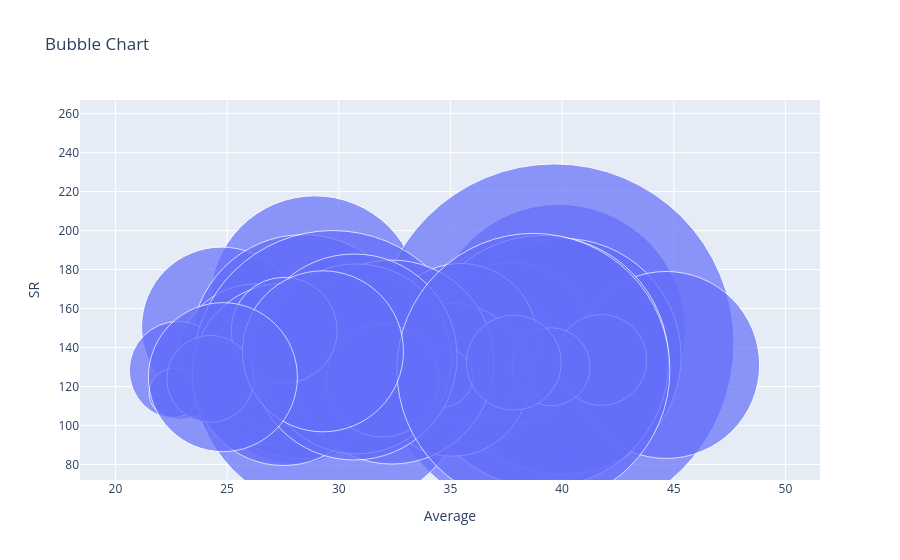

The code cell stored with this chart in its notebook:
### Markdown cell above
## Bubble Plot

### Code cell
top50=ipl.groupby('batter')['batsman_runs'].sum().sort_values(ascending=False).head(50).index.to_list()

new_ipl=new_ipl[new_ipl['batsman_runs']==6]
six=new_ipl.groupby('batter')['batsman_runs'].count().reset_index()
x=avg.merge(six,on='batter')

trace=go.Scatter(x=x['avg'],y=x['batsman_runs_x'],mode='markers',marker={'size':x['batsman_runs_y']})
data=[trace]

layout=go.Layout(title='Bubble Chart',
                 xaxis={'title':'Average'},
                 yaxis={'title':'SR'})
fig=go.Figure(data,layout)
fig.show()

### Figure 1 — Plotly figure (JSON) as saved in the notebook; plotly's stock layout.template omitted (floating-point values rounded to 4 significant figures)
{"data": [{"marker": {"size": [253, 209, 78, 103, 173, 130, 359, 134, 236, 117, 166, 59, 160, 137, 119, 161, 44, 224, 161, 187, 64, 91, 98, 111, 252, 132, 49, 123, 28, 107, 84, 91, 281, 154, 182, 153, 130, 78, 204, 60, 29, 190, 113, 206, 95, 273, 106, 87, 161, 149]}, "mode": "markers", "type": "scatter", "x": [39.85, 28.93, 24.9, 30.14, 28.05, 27.71, 39.66, 35.66, 40.04, 28.39, 35.99, 31.01, 24.75, 28.47, 28.43, 37.72, 28.55, 28.4, 26.32, 44.66, 35.53, 25.93, 22.81, 29.02, 39.13, 28.34, 22.6, 30.98, 28.23, 27.4, 26.94, 41.75, 29.73, 35.45, 27.52, 35.07, 31.81, 39.51, 32.37, 34.65, 33.83, 30.79, 31.95, 30.69, 37.84, 38.71, 27.56, 24.25, 29.29, 24.81], "y": [148.6, 164.2, 123.3, 120.3, 124.6, 126.8, 142.1, 134.7, 135.4, 132.3, 133.1, 119.7, 150.5, 139.7, 132.8, 142.2, 105.9, 140.5, 131.4, 131.1, 123.0, 118.6, 128.3, 117.4, 132.8, 130.8, 116.6, 131.1, 113.3, 124.4, 135.5, 133.6, 127.9, 143.6, 126.2, 123.5, 142.5, 130.1, 132.5, 124.8, 114.2, 134.2, 123.0, 135.1, 132.2, 128.5, 148.8, 123.9, 138.0, 124.8]}], "layout": {"title": {"text": "Bubble Chart"}, "xaxis": {"title": {"text": "Average"}}, "yaxis": {"title": {"text": "SR"}}}}
